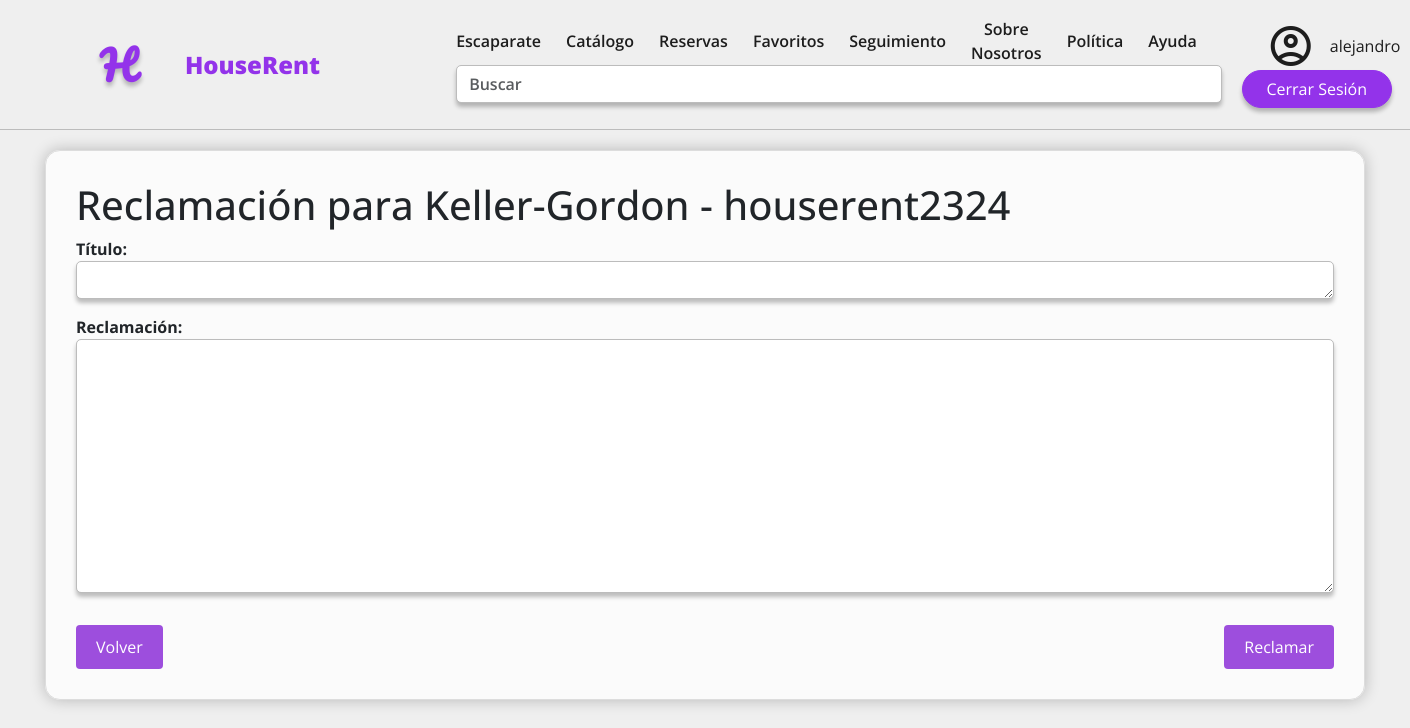
The app's page /add_claim/2/ (signed in) with its own data.
### apps/core/models.py (models this page shows, shortened)
class CustomUser(AbstractUser):
    first_name = models.CharField(max_length=150, blank=False, null=False)
    last_name = models.CharField(max_length=150, blank=False, null=False)
    username = models.CharField(
        max_length=150,
        unique=True,
        null=True,
        blank=True,
    )
    birth_date = models.DateField(blank=False, null=False)
    phone = PhoneNumberField(blank=False, null=False)
    address = models.ForeignKey(Address, on_delete=models.CASCADE, blank=False, null=True)
    dni = models.CharField(
        max_length=9,
        unique=True,
        blank=False,
        null=False,
        validators=[
            RegexValidator(
                regex='^\d{8}[a-zA-Z]$',
                message='Introducza un DNI válido',
                code='invalid_dni'
                )
            ])
    gender = models.CharField(max_length=16, choices=Gender.choices(), blank=False, null=False)
    request = models.CharField(max_length=16, choices=Request.choices(), default=Request.NOT_REQUESTED)
    stripe_id=models.CharField(max_length=40, blank=True,unique=True, null=True)
    class Meta:
        verbose_name = "Usuario"
        verbose_name_plural = "Usuarios"
        indexes = [
            models.Index(fields=['dni']),
            models.Index(fields=['phone']),
        ]
    def __str__(self):
        return f"{self.username}"

class Book(models.Model):
    start_date=models.DateTimeField(blank=False, null=False, validators=[Validators.validate_future_datetime])
    end_date=models.DateTimeField(blank=False, null=False, validators=[Validators.validate_future_datetime])
    payment_method=models.CharField(max_length=16, choices=PaymentMethod.choices(), blank=False, null=False)
    user=models.ForeignKey(CustomUser, on_delete=models.CASCADE, null=True)
    amount_people=models.PositiveIntegerField(blank=False, null=False)
    is_active=models.BooleanField()
    accommodation=models.ForeignKey(Accommodation,on_delete=models.CASCADE, blank=False, null=False)
    status = models.CharField(max_length=16, choices=BookingStatus.choices(), default=BookingStatus.PENDING, blank=False, null=False)
    special_requests = models.TextField()
    code = models.CharField(max_length=200, blank=False, null=False)
    payment_bool=models.BooleanField(default=False)
    stripe_checkout_id=models.CharField(max_length=500)
    price = models.DecimalField(decimal_places=2, max_digits=8, blank=False, null=False, validators=[MinValueValidator(0)])
    class Meta:
        verbose_name = "Reserva"
        verbose_name_plural = "Reservas"
        indexes = [
            models.Index(fields=['user']),
            models.Index(fields=['accommodation']),
            models.Index(fields=['status']),
        ]

class Accommodation(models.Model):
    name = models.CharField(max_length=256, blank=False, null=False)
    description = models.TextField(max_length=1024, blank=False, null=False)
    capacity = models.PositiveIntegerField(blank=False, null=False, default=1)
    owner = models.ForeignKey(CustomUser, on_delete=models.CASCADE, blank=False, null=False)
    price = models.DecimalField(decimal_places=2, max_digits=8, blank=False, null=False, validators=[MinValueValidator(0)], help_text='Ingresa un valor positivo')
    address = models.ForeignKey(Address, on_delete=models.CASCADE, blank=False, null=False)
    category = models.CharField(max_length=16, choices=Category.choices(), blank=False, null=False)
    service = models.ManyToManyField(Service, blank=True)
    creation_date = models.DateField(auto_now_add=True, blank=False, null=False)
    modification_date = models.DateField(auto_now=True, blank=False, null=False)
    is_active = models.BooleanField(default=True, blank=False, null=False)
    class Meta:
        verbose_name = "Alojamiento"
        verbose_name_plural = "Alojamientos"
        indexes = [
            models.Index(fields=['name']),
            models.Index(fields=['owner']),
            models.Index(fields=['category']),
        ]

### apps/core/views.py (the view)
# urls.py: path('add_claim/<int:booking_id>/', views.add_claim, name='add_claim'),
def add_claim(request, booking_id):
    booking = Book.objects.get(pk=booking_id)
    user_has_booking = Book.objects.filter(user=request.user, pk=booking_id).exists()
    if not user_has_booking:
        raise Http404("No puedes dejar una reclamación para este apartamento sin haberlo alquilado.")
    if request.method == 'POST':
        form = ClaimForm(request.POST)
        if form.is_valid():
            claim = form.save(commit=False)
            claim.user = request.user
            claim.accommodation = booking.accommodation
            claim.save()
            return redirect('home')
    else:
        form = ClaimForm()
    return render(request, 'comments-claim/add_claim.html', {'form': form, 'booking': booking})

### apps/core/forms.py
class ClaimForm(forms.ModelForm):
    def __init__(self, *args, **kwargs):
        super().__init__(*args, **kwargs)
    class Meta:
        model = Claim
        fields = ['title', 'description']
        widgets={
        'title': forms.Textarea(attrs={'class': 'form-control custom-title-input', 'required': True}),
        'description': forms.Textarea(attrs={'class': 'form-control', 'required': True}),
        }
        labels={
            'title': 'Título',
            'description': "Reclamación",
        }

### templates/comments-claim/add_claim.html (shortened to what this page needs)
{% extends 'base_generic.html' %}
{% block content %}
    {% load static %}
    <link rel="stylesheet" type="text/css" href="/static/css/book.css">
    <section class="container">
        <form method="POST" action="{% url 'add_claim' booking.id %}">
            <div class="form visible">
                <h1>Reclamación para {{booking.accommodation.name}} -  {{booking.accommodation.owner}}</h1>
                {{ form.as_p }}
            </div>
                <div class="form row-spaced visible">
                    <button id="return" class="filled-button mt-3">
                        Volver
                    </button>
                    <button type='submit' class="filled-button mt-3">
                        Reclamar
                    </button>
                </div>
        </form>
    </section>
{% endblock %}

### templates/base_generic.html (shortened to what this page needs)
<!DOCTYPE html>
<html lang="es">
<head>
  <link rel="stylesheet" type="text/css" href="/static/css/var.css">
  <link rel="stylesheet" type="text/css" href="/static/css/navbar.css">
  <link rel="stylesheet" type="text/css" href="/static/css/form.css">
  <link rel="stylesheet" type="text/css" href="/static/css/details.css">
  <link rel="stylesheet" type="text/css" href="/static/css/book_search.css">
  <link rel="stylesheet" type="text/css" href="/static/css/profile.css">
  <link rel="stylesheet" href="https://cdn.jsdelivr.net/npm/bootstrap@5.3.0/dist/css/bootstrap.min.css">
</head>
<body>
  <nav class="navbar navbar-expand-lg">
    <div class="container-fluid">
        <a class="navbar-logo" href="/">H</a>
        <a class="navbar-brand" href="/">HouseRent</a>
        <div class="collapse navbar-collapse" id="navbarNav">
          <div class="column">
            <ul class="navbar-nav">
              <li class="nav-item">
                <a class="nav-link text-center" href="/">Escaparate</a>
              </li>
                <li class="nav-item">
                  <a class="nav-link text-center" href="/catalogo">Catálogo</a>
                </li>
                {% if user.is_authenticated and user.groups.all.0.name != 'Propietarios' %}
                <li class="nav-item">
                <a class="nav-link text-center" href="{{ request.scheme }}://{{request.get_host}}/booking/history">Reservas</a>
                </li>
                {% endif %}
                {% if user.is_authenticated and user.groups.all.0.name != 'Propietarios' %}
                <li class="nav-item">
                <a class="nav-link text-center" href="/favoritos">Favoritos</a>
                </li>
                {% endif %}
                <li class="nav-item">
                <a class="nav-link text-center" href="/booking">Seguimiento</a>
                </li>
                <li class="nav-item">
                <a class="nav-link text-center" href="/sobre-nosotros">Sobre Nosotros</a>
                </li>
                <li class="nav-item">
                <a class="nav-link text-center" href="/privatePolicy">Política</a>
                </li>
                <li class="nav-item">
                <a class="nav-link text-center" href="/ayuda">Ayuda</a>
                </li>
            </ul>
              <form action="/catalogo" method="get">
              <div class="form-group">
                <div id="name" class="form-label">
                <input type="text" id="name" name="name" class="form-control" placeholder="Buscar" value="{{ request.GET.name }}">
              </div>
            </div>
          </form>
        </div>
        </div>
        {% if user.is_authenticated %}
        <div class="column">
          <a class="account-btn" href="/profile">
            <span class="material-symbols-outlined account">
            </span>
            <span class="account-name">{{ user.username }}</span>
          </a>
          <a class="btn btn-primary" href="/logout">Cerrar Sesión</a>
        {% else %}
          <a class="btn btn-primary" href="/login">Iniciar Sesión</a>
        {% endif %}
        </div>
  </nav>
  {% block content %}
  {% endblock %}
</body>
</html>

### static/css/var.css (style rules this page uses)
:root { --c1: #EFEFEF; --c2: #BCBCBC; --c3: #343434; --c4: #1D1D1D; --c5: #9333EA; --c6: #9e1d1d; --f1: 2.5rem; --f2: 1.5rem; --f3: 1rem; --f4: 0.8rem; --f5: 0.6rem; --w1: 800; --w2: 600; --w3: 400; --navbar-altura: 130px; --content-padding: 50px; }

### static/css/navbar.css (style rules this page uses)
* { margin: 0; padding: 0; box-sizing: border-box; font-family: 'Open Sans', sans-serif !important; }
.material-symbols-outlined { font-family: 'Material Symbols Outlined' !important; font-variation-settings: 'FILL' 0, 'wght' 400, 'GRAD' 0, 'opsz' 24; }
body { background-color: var(--c1) !important; }
.btn-primary { background-color: var(--c5) !important; border-color: var(--c5) !important; border-radius: 30px !important; box-shadow: 0px 4px 4px 0px rgba(0, 0, 0, 0.25) !important; font-size: var(--f3) !important; font-weight: var(--w3) !important; width: fit-content !important; min-width: 150px !important; }
.container-fluid { flex-grow: 1; padding: 0 !important; }
.navbar { background-color: var(--c1) !important; border-bottom: 1px solid var(--c2) !important; padding: 0px 100px !important; position: sticky !important; top: 0; z-index: 1000; height: 130px !important; }
.navbar-logo { font-family: 'Pacifico', cursive !important; font-size: var(--f1) !important; color: var(--c5) !important; font-weight: 600 !important; margin-right: 50px !important; text-decoration: none !important; text-shadow: 0px 4px 4px rgba(0, 0, 0, 0.25) !important; }
.navbar-brand { color: var(--c5) !important; font-size: var(--f2) !important; font-weight: 800 !important; padding-right: 100px !important; }
a.nav-link { color: var(--c4) !important; font-size: var(--f3) !important; font-weight: 600 !important; padding: 0 25px 0 0 !important; text-decoration: none !important; display: flex; align-items: center; justify-content: center; height: 100%; }
.navbar-collapse { justify-content: flex-start !important; }

### static/css/form.css (style rules this page uses)
.navbar { background-color: var(--c1) !important; border-bottom: 1px solid var(--c2) !important; padding: 0px 100px !important; }
.form-group { margin-bottom: 10px !important; }
.form-label { font-size: var(--f3) !important; font-weight: 800 !important; color: var(--c4) !important; }
.form-control { border-radius: 30px !important; border-color: var(--c2) !important; font-size: var(--f3) !important; font-weight: 600 !important; color: var(--c3) !important; box-shadow: 0px 4px 4px 0px rgba(0, 0, 0, 0.25) !important; }
.custom-title-input { height: 10px !important; }

### static/css/profile.css (style rules this page uses)
.account-btn { color: var(--c4); text-decoration: none !important; display: flex; align-items: center; }
.account { font-size: 48px; margin-left: 25px; margin-right: 15px; }

### static/css/book.css (style rules this page uses)
.container { background-color: rgba(255, 255, 255, 0.763); padding: 30px; border-radius: 15px; border: 1px solid #ddd; box-shadow: 0 0 15px rgba(0, 0, 0, 0.235); margin-top: 20px; }
label { font-weight: bold; }
.filled-button { background-color: #9D4EDD; color: white; padding: 10px 20px; border: none; border-radius: 4px; cursor: pointer; }
.form-control { display: flex; border-radius: 5px !important; font-size: var(--f3) !important; background-color: white !important; box-shadow: none; }
.form { display: none; flex-direction: column; }
.visible { display: flex; }
input { box-shadow: none; }
.row-spaced { flex-direction: row; width: 100%; align-items: center; justify-content: space-between; }

### templates/base_generic.html (style rules this page uses)
.column { margin-left: 20px !important; }

### records on screen
CustomUser: username "alejandro"
Book: accommodation.name "Keller-Gordon", accommodation.owner "houserent2324"
